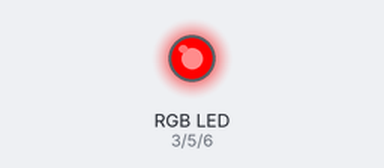
The sketch below on a simulated Arduino Uno, built with avr-gcc and run on an emulated ATmega328P. Shown: an RGB LED mixed from three pins (HIGH = lit).

Above: at 0.5 s.
At 1.5 s:
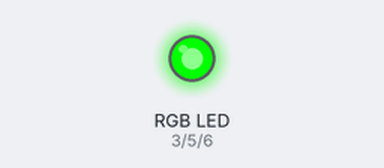
At 5.5 s:
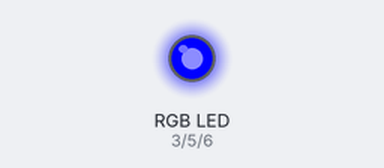
Timing chart, 0 to 6.9 s (numbered marks = the images above):
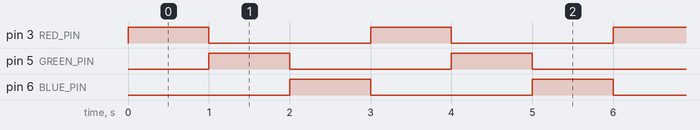

Measured:
- by itself, pin 3 (RED_PIN), pin 5 (GREEN_PIN), pin 6 (BLUE_PIN): alternates HIGH for 1.0 s and LOW for 2.0 s
- by itself, everything shown: repeats every 3.0 s, in 3 steps

The sketch:

Arduino_RGB_LED.ino
```cpp
#define RED_PIN 3
#define GREEN_PIN 5
#define BLUE_PIN 6

void setup(){
	pinMode(RED_PIN,OUTPUT);
	pinMode(GREEN_PIN,OUTPUT);
	pinMode(BLUE_PIN,OUTPUT);
}
void loop(){
	digitalWrite(BLUE_PIN,LOW);
	digitalWrite(RED_PIN,HIGH);
	delay(1000);
	digitalWrite(RED_PIN,LOW);
	digitalWrite(GREEN_PIN,HIGH);
	delay(1000);
	digitalWrite(GREEN_PIN,LOW);
	digitalWrite(BLUE_PIN,HIGH);
	delay(1000);
}
```
